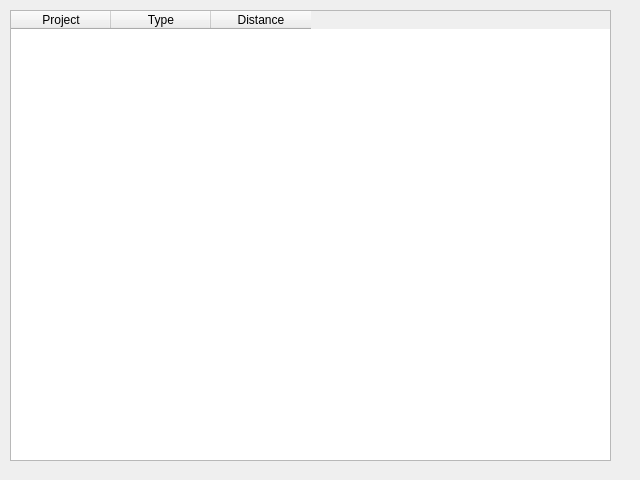
<?xml version="1.0" encoding="UTF-8"?>
<ui version="4.0">
 <class>dlgImpacts</class>
 <widget class="QDialog" name="dlgImpacts">
  <property name="geometry">
   <rect>
    <x>0</x>
    <y>0</y>
    <width>640</width>
    <height>480</height>
   </rect>
  </property>
  <property name="windowTitle">
   <string>Impacts Table</string>
  </property>
  <widget class="QTableWidget" name="tblImpacts">
   <property name="geometry">
    <rect>
     <x>10</x>
     <y>10</y>
     <width>601</width>
     <height>451</height>
    </rect>
   </property>
   <property name="alternatingRowColors">
    <bool>true</bool>
   </property>
   <column>
    <property name="text">
     <string>Project</string>
    </property>
   </column>
   <column>
    <property name="text">
     <string>Type</string>
    </property>
   </column>
   <column>
    <property name="text">
     <string>Distance</string>
    </property>
   </column>
  </widget>
 </widget>
 <resources/>
 <connections/>
</ui>
